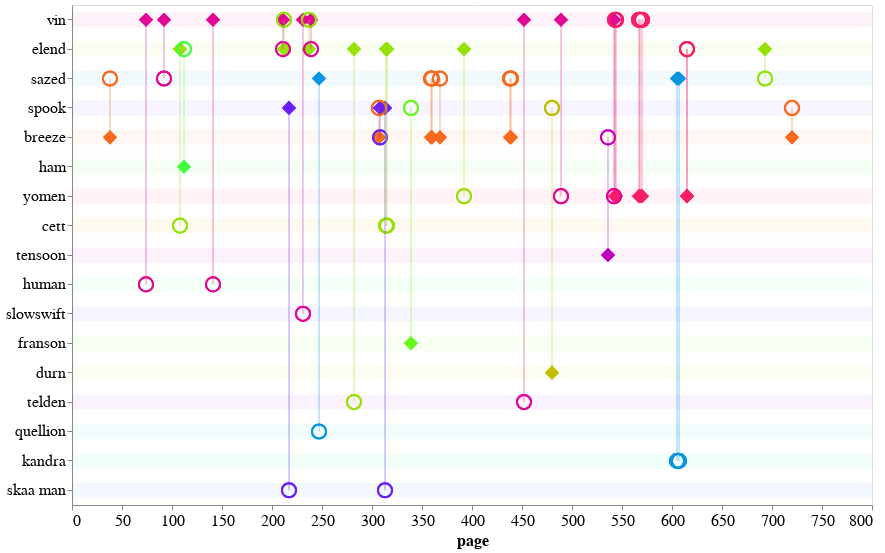

Here is the notebook cell this chart was saved with:
### Code cell
plot_eyebrow_connections(ha_plot_df,'ha_eyebrow_conn')

### Figure 1 — Vega-Lite specification as saved in the notebook (floating-point values rounded to 4 significant figures)
{"config": {"view": {"continuousWidth": 400, "continuousHeight": 300}, "axis": {"labelFontSize": 16, "titleFontSize": 16}}, "layer": [{"data": {"name": "data-c2b034b7711d284c4c74e7d50ce0ea70"}, "mark": "rule", "encoding": {"color": {"type": "nominal", "field": "character_draw", "legend": null, "scale": {"scheme": "sinebow"}}, "opacity": {"value": 0.05}, "size": {"value": 15}, "y": {"type": "nominal", "field": "character_draw", "sort": null}}}, {"data": {"name": "data-b51d5bbfa6cf4ef2c7ac5d7107e4bc90"}, "mark": {"type": "point", "size": 200}, "encoding": {"color": {"type": "nominal", "field": "source", "legend": null, "scale": {"scheme": "sinebow"}}, "opacity": {"value": 0}, "tooltip": [{"type": "nominal", "field": "source"}, {"type": "nominal", "field": "target"}, {"type": "quantitative", "field": "page"}], "x": {"type": "quantitative", "axis": {"grid": false}, "field": "page"}, "y": {"type": "nominal", "axis": {"title": null}, "field": "character_draw", "sort": null}}}, {"data": {"name": "data-b51d5bbfa6cf4ef2c7ac5d7107e4bc90"}, "mark": {"type": "point", "filled": true, "shape": "diamond", "size": 200}, "encoding": {"color": {"type": "nominal", "field": "source", "legend": null, "scale": {"scheme": "sinebow"}}, "opacity": {"value": 1}, "tooltip": [{"type": "nominal", "field": "source"}, {"type": "nominal", "field": "target"}, {"type": "quantitative", "field": "page"}], "x": {"type": "quantitative", "field": "page"}, "y": {"type": "nominal", "field": "source", "sort": null}}}, {"data": {"name": "data-b51d5bbfa6cf4ef2c7ac5d7107e4bc90"}, "mark": {"type": "point", "size": 200}, "encoding": {"color": {"type": "nominal", "field": "source", "legend": null, "scale": {"scheme": "sinebow"}}, "opacity": {"value": 1}, "tooltip": [{"type": "nominal", "field": "source"}, {"type": "nominal", "field": "target"}, {"type": "quantitative", "field": "page"}], "x": {"type": "quantitative", "field": "page"}, "y": {"type": "nominal", "field": "target", "sort": null}}}, {"data": {"name": "data-b51d5bbfa6cf4ef2c7ac5d7107e4bc90"}, "mark": "rule", "encoding": {"color": {"type": "nominal", "field": "source", "legend": null, "scale": {"scheme": "sinebow"}}, "opacity": {"value": 0.25}, "tooltip": [{"type": "nominal", "field": "source"}, {"type": "nominal", "field": "target"}, {"type": "quantitative", "field": "page"}], "x": {"type": "quantitative", "field": "page"}, "y": {"type": "nominal", "field": "source", "sort": null}, "y2": {"field": "target"}}}], "height": 500, "width": 800, "$schema": "https://vega.github.io/schema/vega-lite/v4.0.2.json", "datasets": {"data-c2b034b7711d284c4c74e7d50ce0ea70": [{"character_draw": "vin"}, {"character_draw": "elend"}, {"character_draw": "sazed"}, {"character_draw": "spook"}, {"character_draw": "breeze"}, {"character_draw": "ham"}, {"character_draw": "yomen"}, {"character_draw": "cett"}, {"character_draw": "tensoon"}, {"character_draw": "human"}, {"character_draw": "slowswift"}, {"character_draw": "franson"}, {"character_draw": "durn"}, {"character_draw": "telden"}, {"character_draw": "quellion"}, {"character_draw": "kandra"}, {"character_draw": "skaa man"}], "data-b51d5bbfa6cf4ef2c7ac5d7107e4bc90": [{"idx": 108, "eyebrow": "target", "character_draw": "vin", "page": 212, "source": "elend", "target": "vin", "book": 3, "char_order": "vin"}, {"idx": 133, "eyebrow": "target", "character_draw": "vin", "page": 544, "source": "yomen", "target": "vin", "book": 3, "char_order": "vin"}, {"idx": 134, "eyebrow": "target", "character_draw": "vin", "page": 567, "source": "yomen", "target": "vin", "book": 3, "char_order": "vin"}, {"idx": 135, "eyebrow": "target", "character_draw": "vin", "page": 568, "source": "yomen", "target": "vin", "book": 3, "char_order": "vin"}, {"idx": 129, "eyebrow": "source", "character_draw": "vin", "page": 489, "source": "vin", "target": "yomen", "book": 3, "char_order": "vin"}, {"idx": 112, "eyebrow": "source", "character_draw": "vin", "page": 239, "source": "vin", "target": "elend", "book": 3, "char_order": "vin"}, {"idx": 111, "eyebrow": "target", "character_draw": "vin", "page": 237, "source": "elend", "target": "vin", "book": 3, "char_order": "vin"}, {"idx": 127, "eyebrow": "source", "character_draw": "vin", "page": 452, "source": "vin", "target": "telden", "book": 3, "char_order": "vin"}, {"idx": 136, "eyebrow": "target", "character_draw": "vin", "page": 570, "source": "yomen", "target": "vin", "book": 3, "char_order": "vin"}, {"idx": 110, "eyebrow": "source", "character_draw": "vin", "page": 231, "source": "vin", "target": "slowswift", "book": 3, "char_order": "vin"}, {"idx": 132, "eyebrow": "target", "character_draw": "vin", "page": 543, "source": "yomen", "target": "vin", "book": 3, "char_order": "vin"}, {"idx": 107, "eyebrow": "source", "character_draw": "vin", "page": 211, "source": "vin", "target": "elend", "book": 3, "char_order": "vin"}, {"idx": 131, "eyebrow": "source", "character_draw": "vin", "page": 542, "source": "vin", "target": "yomen", "book": 3, "char_order": "vin"}, {"idx": 106, "eyebrow": "source", "character_draw": "vin", "page": 141, "source": "vin", "target": "human", "book": 3, "char_order": "vin"}, {"idx": 102, "eyebrow": "source", "character_draw": "vin", "page": 74, "source": "vin", "target": "human", "book": 3, "char_order": "vin"}, {"idx": 103, "eyebrow": "source", "character_draw": "vin", "page": 92, "source": "vin", "target": "sazed", "book": 3, "char_order": "vin"}, {"idx": 107, "eyebrow": "target", "character_draw": "elend", "page": 211, "source": "vin", "target": "elend", "book": 3, "char_order": "elend"}, {"idx": 124, "eyebrow": "source", "character_draw": "elend", "page": 392, "source": "elend", "target": "yomen", "book": 3, "char_order": "elend"}, {"idx": 114, "eyebrow": "source", "character_draw": "elend", "page": 282, "source": "elend", "target": "telden", "book": 3, "char_order": "elend"}, {"idx": 112, "eyebrow": "target", "character_draw": "elend", "page": 239, "source": "vin", "target": "elend", "book": 3, "char_order": "elend"}, {"idx": 119, "eyebrow": "source", "character_draw": "elend", "page": 315, "source": "elend", "target": "cett", "book": 3, "char_order": "elend"}, {"idx": 104, "eyebrow": "source", "character_draw": "elend", "page": 108, "source": "elend", "target": "cett", "book": 3, "char_order": "elend"}, {"idx": 141, "eyebrow": "source", "character_draw": "elend", "page": 693, "source": "elend", "target": "sazed", "book": 3, "char_order": "elend"}, {"idx": 140, "eyebrow": "target", "character_draw": "elend", "page": 615, "source": "yomen", "target": "elend", "book": 3, "char_order": "elend"}, {"idx": 105, "eyebrow": "target", "character_draw": "elend", "page": 112, "source": "ham", "target": "elend", "book": 3, "char_order": "elend"}, {"idx": 118, "eyebrow": "source", "character_draw": "elend", "page": 314, "source": "elend", "target": "cett", "book": 3, "char_order": "elend"}, {"idx": 108, "eyebrow": "source", "character_draw": "elend", "page": 212, "source": "elend", "target": "vin", "book": 3, "char_order": "elend"}, {"idx": 139, "eyebrow": "target", "character_draw": "elend", "page": 615, "source": "yomen", "target": "elend", "book": 3, "char_order": "elend"}, {"idx": 111, "eyebrow": "source", "character_draw": "elend", "page": 237, "source": "elend", "target": "vin", "book": 3, "char_order": "elend"}, {"idx": 125, "eyebrow": "target", "character_draw": "sazed", "page": 438, "source": "breeze", "target": "sazed", "book": 3, "char_order": "sazed"}, {"idx": 126, "eyebrow": "target", "character_draw": "sazed", "page": 439, "source": "breeze", "target": "sazed", "book": 3, "char_order": "sazed"}, {"idx": 121, "eyebrow": "target", "character_draw": "sazed", "page": 359, "source": "breeze", "target": "sazed", "book": 3, "char_order": "sazed"}, {"idx": 123, "eyebrow": "target", "character_draw": "sazed", "page": 368, "source": "breeze", "target": "sazed", "book": 3, "char_order": "sazed"}, {"idx": 137, "eyebrow": "source", "character_draw": "sazed", "page": 605, "source": "sazed", "target": "kandra", "book": 3, "char_order": "sazed"}, {"idx": 138, "eyebrow": "source", "character_draw": "sazed", "page": 607, "source": "sazed", "target": "kandra", "book": 3, "char_order": "sazed"}, {"idx": 103, "eyebrow": "target", "character_draw": "sazed", "page": 92, "source": "vin", "target": "sazed", "book": 3, "char_order": "sazed"}, {"idx": 141, "eyebrow": "target", "character_draw": "sazed", "page": 693, "source": "elend", "target": "sazed", "book": 3, "char_order": "sazed"}, {"idx": 101, "eyebrow": "target", "character_draw": "sazed", "page": 38, "source": "breeze", "target": "sazed", "book": 3, "char_order": "sazed"}, {"idx": 113, "eyebrow": "source", "character_draw": "sazed", "page": 247, "source": "sazed", "target": "quellion", "book": 3, "char_order": "sazed"}, {"idx": 122, "eyebrow": "target", "character_draw": "sazed", "page": 360, "source": "breeze", "target": "sazed", "book": 3, "char_order": "sazed"}, {"idx": 128, "eyebrow": "target", "character_draw": "spook", "page": 480, "source": "durn", "target": "spook", "book": 3, "char_order": "spook"}, {"idx": 142, "eyebrow": "target", "character_draw": "spook", "page": 720, "source": "breeze", "target": "spook", "book": 3, "char_order": "spook"}, {"idx": 109, "eyebrow": "source", "character_draw": "spook", "page": 217, "source": "spook", "target": "skaa man", "book": 3, "char_order": "spook"}, {"idx": 120, "eyebrow": "target", "character_draw": "spook", "page": 339, "source": "franson", "target": "spook", "book": 3, "char_order": "spook"}, {"idx": 115, "eyebrow": "target", "character_draw": "spook", "page": 307, "source": "breeze", "target": "spook", "book": 3, "char_order": "spook"}, {"idx": 116, "eyebrow": "source", "character_draw": "spook", "page": 308, "source": "spook", "target": "breeze", "book": 3, "char_order": "spook"}, {"idx": 117, "eyebrow": "source", "character_draw": "spook", "page": 313, "source": "spook", "target": "skaa man", "book": 3, "char_order": "spook"}, {"idx": 122, "eyebrow": "source", "character_draw": "breeze", "page": 360, "source": "breeze", "target": "sazed", "book": 3, "char_order": "breeze"}, {"idx": 115, "eyebrow": "source", "character_draw": "breeze", "page": 307, "source": "breeze", "target": "spook", "book": 3, "char_order": "breeze"}, {"idx": 142, "eyebrow": "source", "character_draw": "breeze", "page": 720, "source": "breeze", "target": "spook", "book": 3, "char_order": "breeze"}, {"idx": 130, "eyebrow": "target", "character_draw": "breeze", "page": 536, "source": "tensoon", "target": "breeze", "book": 3, "char_order": "breeze"}, {"idx": 116, "eyebrow": "target", "character_draw": "breeze", "page": 308, "source": "spook", "target": "breeze", "book": 3, "char_order": "breeze"}, {"idx": 101, "eyebrow": "source", "character_draw": "breeze", "page": 38, "source": "breeze", "target": "sazed", "book": 3, "char_order": "breeze"}, {"idx": 126, "eyebrow": "source", "character_draw": "breeze", "page": 439, "source": "breeze", "target": "sazed", "book": 3, "char_order": "breeze"}, {"idx": 121, "eyebrow": "source", "character_draw": "breeze", "page": 359, "source": "breeze", "target": "sazed", "book": 3, "char_order": "breeze"}, {"idx": 125, "eyebrow": "source", "character_draw": "breeze", "page": 438, "source": "breeze", "target": "sazed", "book": 3, "char_order": "breeze"}, {"idx": 123, "eyebrow": "source", "character_draw": "breeze", "page": 368, "source": "breeze", "target": "sazed", "book": 3, "char_order": "breeze"}, {"idx": 105, "eyebrow": "source", "character_draw": "ham", "page": 112, "source": "ham", "target": "elend", "book": 3, "char_order": "ham"}, {"idx": 135, "eyebrow": "source", "character_draw": "yomen", "page": 568, "source": "yomen", "target": "vin", "book": 3, "char_order": "yomen"}, {"idx": 140, "eyebrow": "source", "character_draw": "yomen", "page": 615, "source": "yomen", "target": "elend", "book": 3, "char_order": "yomen"}, {"idx": 139, "eyebrow": "source", "character_draw": "yomen", "page": 615, "source": "yomen", "target": "elend", "book": 3, "char_order": "yomen"}, {"idx": 136, "eyebrow": "source", "character_draw": "yomen", "page": 570, "source": "yomen", "target": "vin", "book": 3, "char_order": "yomen"}, {"idx": 134, "eyebrow": "source", "character_draw": "yomen", "page": 567, "source": "yomen", "target": "vin", "book": 3, "char_order": "yomen"}, {"idx": 133, "eyebrow": "source", "character_draw": "yomen", "page": 544, "source": "yomen", "target": "vin", "book": 3, "char_order": "yomen"}, {"idx": 132, "eyebrow": "source", "character_draw": "yomen", "page": 543, "source": "yomen", "target": "vin", "book": 3, "char_order": "yomen"}, {"idx": 124, "eyebrow": "target", "character_draw": "yomen", "page": 392, "source": "elend", "target": "yomen", "book": 3, "char_order": "yomen"}, {"idx": 131, "eyebrow": "target", "character_draw": "yomen", "page": 542, "source": "vin", "target": "yomen", "book": 3, "char_order": "yomen"}, {"idx": 129, "eyebrow": "target", "character_draw": "yomen", "page": 489, "source": "vin", "target": "yomen", "book": 3, "char_order": "yomen"}, {"idx": 104, "eyebrow": "target", "character_draw": "cett", "page": 108, "source": "elend", "target": "cett", "book": 3, "char_order": "cett"}, {"idx": 118, "eyebrow": "target", "character_draw": "cett", "page": 314, "source": "elend", "target": "cett", "book": 3, "char_order": "cett"}, {"idx": 119, "eyebrow": "target", "character_draw": "cett", "page": 315, "source": "elend", "target": "cett", "book": 3, "char_order": "cett"}, {"idx": 130, "eyebrow": "source", "character_draw": "tensoon", "page": 536, "source": "tensoon", "target": "breeze", "book": 3, "char_order": "tensoon"}, {"idx": 106, "eyebrow": "target", "character_draw": "human", "page": 141, "source": "vin", "target": "human", "book": 3, "char_order": "human"}, {"idx": 102, "eyebrow": "target", "character_draw": "human", "page": 74, "source": "vin", "target": "human", "book": 3, "char_order": "human"}, {"idx": 110, "eyebrow": "target", "character_draw": "slowswift", "page": 231, "source": "vin", "target": "slowswift", "book": 3, "char_order": "slowswift"}, {"idx": 120, "eyebrow": "source", "character_draw": "franson", "page": 339, "source": "franson", "target": "spook", "book": 3, "char_order": "franson"}, {"idx": 128, "eyebrow": "source", "character_draw": "durn", "page": 480, "source": "durn", "target": "spook", "book": 3, "char_order": "durn"}, {"idx": 114, "eyebrow": "target", "character_draw": "telden", "page": 282, "source": "elend", "target": "telden", "book": 3, "char_order": "telden"}, {"idx": 127, "eyebrow": "target", "character_draw": "telden", "page": 452, "source": "vin", "target": "telden", "book": 3, "char_order": "telden"}, {"idx": 113, "eyebrow": "target", "character_draw": "quellion", "page": 247, "source": "sazed", "target": "quellion", "book": 3, "char_order": "quellion"}, {"idx": 137, "eyebrow": "target", "character_draw": "kandra", "page": 605, "source": "sazed", "target": "kandra", "book": 3, "char_order": "kandra"}, {"idx": 138, "eyebrow": "target", "character_draw": "kandra", "page": 607, "source": "sazed", "target": "kandra", "book": 3, "char_order": "kandra"}, {"idx": 109, "eyebrow": "target", "character_draw": "skaa man", "page": 217, "source": "spook", "target": "skaa man", "book": 3, "char_order": "skaa man"}, {"idx": 117, "eyebrow": "target", "character_draw": "skaa man", "page": 313, "source": "spook", "target": "skaa man", "book": 3, "char_order": "skaa man"}]}}
